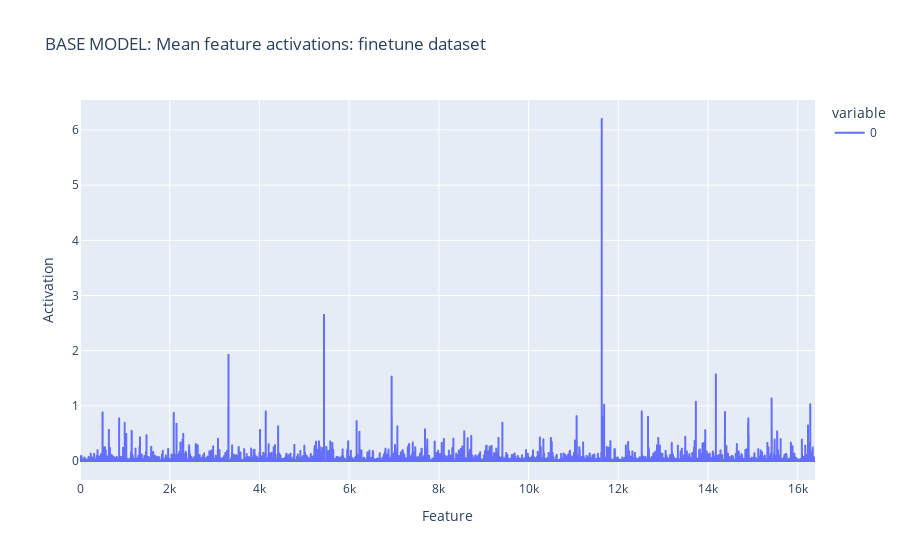

Here is the notebook cell this chart was saved with:
### Code cell
import plotly.express as px

fig = px.line(
    base_feature_acts.cpu(),
    title="BASE MODEL: Mean feature activations: finetune dataset",
    labels={"index": "Feature", "value": "Activation"},
)
fig.show()

### Figure 1 — Plotly figure (JSON) as saved in the notebook; plotly's stock layout.template omitted (floating-point values rounded to 4 significant figures; data arrays with more than 128 entries replaced by an {"elided": "..."} marker saying what was removed)
{"data": [{"hovertemplate": "variable=0<br>Feature=%{x}<br>Activation=%{y}<extra></extra>", "legendgroup": "0", "line": {"color": "#636efa", "dash": "solid"}, "marker": {"symbol": "circle"}, "mode": "lines", "name": "0", "showlegend": true, "type": "scattergl", "x": {"elided": "16384 int values"}, "xaxis": "x", "y": {"elided": "16384 float values"}, "yaxis": "y"}], "layout": {"autosize": true, "legend": {"title": {"text": "variable"}, "tracegroupgap": 0}, "title": {"text": "BASE MODEL: Mean feature activations: finetune dataset"}, "xaxis": {"anchor": "y", "autorange": true, "domain": [0, 1], "range": [0, 16383], "title": {"text": "Feature"}, "type": "linear"}, "yaxis": {"anchor": "x", "autorange": true, "domain": [0, 1], "range": [-0.3444, 6.544], "title": {"text": "Activation"}, "type": "linear"}}}
